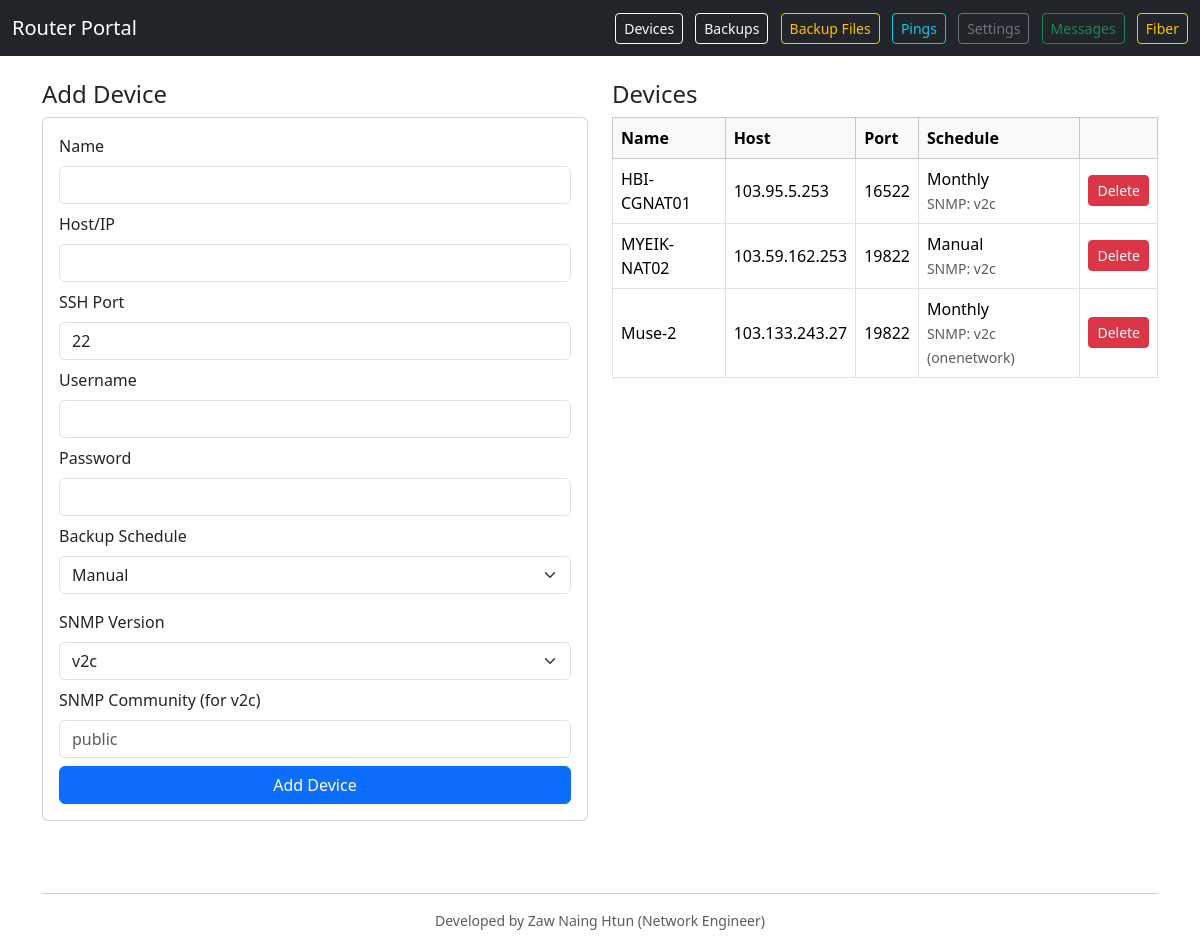
/devices, run on the app's committed database.
### models.py (models this page shows)
class Device(db.Model):
    __tablename__ = 'devices'
    id = db.Column(db.Integer, primary_key=True)
    name = db.Column(db.String(128), unique=True, nullable=False)
    host = db.Column(db.String(255), nullable=False)
    username = db.Column(db.String(128), nullable=False)
    password = db.Column(db.String(255), nullable=False)
    port = db.Column(db.Integer, nullable=False, default=22)
    enabled = db.Column(db.Boolean, nullable=False, default=True)
    snmp_version = db.Column(db.String(8), nullable=False, default='v2c')
    snmp_community = db.Column(db.String(128))
    schedule = db.Column(db.String(16), nullable=False, default='manual')
    last_backup_status = db.Column(db.String(16))  # success | fail | None
    last_backup_time = db.Column(db.DateTime(timezone=True))
    last_backup_message = db.Column(db.Text)
    metrics = db.relationship('ResourceMetric', backref='device', cascade='all, delete-orphan')
    last_cpu_alert_at = db.Column(db.DateTime(timezone=True))
    last_ram_alert_at = db.Column(db.DateTime(timezone=True))
    last_storage_alert_at = db.Column(db.DateTime(timezone=True))

### app.py (the view, shortened to what this page needs)
    @app.route('/devices', methods=['GET', 'POST'])
    def devices_page():
        devices = Device.query.order_by(Device.name.asc()).all()
        return render_template('devices.html', devices=devices)

### templates/devices.html (shortened to what this page needs)
{% extends 'base.html' %}
{% block content %}
<div class="row">
  <div class="col-md-6">
    <h4>Add Device</h4>
    <form method="post" class="card card-body mb-4">
      <div class="mb-2">
        <label class="form-label">Name</label>
        <input type="text" name="name" class="form-control" required>
      </div>
      <div class="mb-2">
        <label class="form-label">Host/IP</label>
        <input type="text" name="host" class="form-control" required>
      </div>
      <div class="mb-2">
        <label class="form-label">SSH Port</label>
        <input type="number" name="port" class="form-control" value="22" min="1" max="65535">
      </div>
      <div class="mb-2">
        <label class="form-label">Username</label>
        <input type="text" name="username" class="form-control" required>
      </div>
      <div class="mb-2">
        <label class="form-label">Password</label>
        <input type="password" name="password" class="form-control" required>
      </div>
      <div class="mb-3">
        <label class="form-label">Backup Schedule</label>
        <select name="schedule" class="form-select">
          <option value="manual">Manual</option>
        </select>
      </div>
      <div class="mb-2">
        <label class="form-label">SNMP Version</label>
        <select name="snmp_version" class="form-select">
          <option value="v2c">v2c</option>
        </select>
      </div>
      <div class="mb-2">
        <label class="form-label">SNMP Community (for v2c)</label>
        <input type="text" name="snmp_community" class="form-control" placeholder="public">
      </div>
      <button class="btn btn-primary" type="submit">Add Device</button>
    </form>
  </div>
  <div class="col-md-6">
    <h4>Devices</h4>
    <div class="table-responsive">
      <table class="table table-bordered align-middle">
        <thead class="table-light">
          <tr>
            <th>Name</th>
            <th>Host</th>
            <th>Port</th>
            <th>Schedule</th>
            <th></th>
          </tr>
        </thead>
        <tbody>
          {% for d in devices %}
          <tr>
            <td>{{ d.name }}</td>
            <td>{{ d.host }}</td>
            <td>{{ d.port }}</td>
            <td>
              {{ d.schedule|capitalize }}<br>
              <span class="text-muted small">SNMP: {{ d.snmp_version }}{% if d.snmp_community %} ({{ d.snmp_community }}){% endif %}</span>
            </td>
            <td>
              <form method="post" action="{{ url_for('delete_device', device_id=d.id) }}" onsubmit="return confirm('Delete device {{ d.name }}?');">
                <button class="btn btn-sm btn-danger">Delete</button>
              </form>
            </td>
          </tr>
          {% endfor %}
        </tbody>
      </table>
    </div>
  </div>
</div>
{% endblock %}

### data on the page
Device: name "HBI-CGNAT01", host "103.95.5.253", port "16522", schedule "Monthly", snmp_version "v2c"
Device: name "MYEIK-NAT02", host "103.59.162.253", port "19822", schedule "Manual", snmp_version "v2c"
Device: name "Muse-2", host "103.133.243.27", port "19822", schedule "Monthly", snmp_version "v2c", snmp_community "onenetwork"
